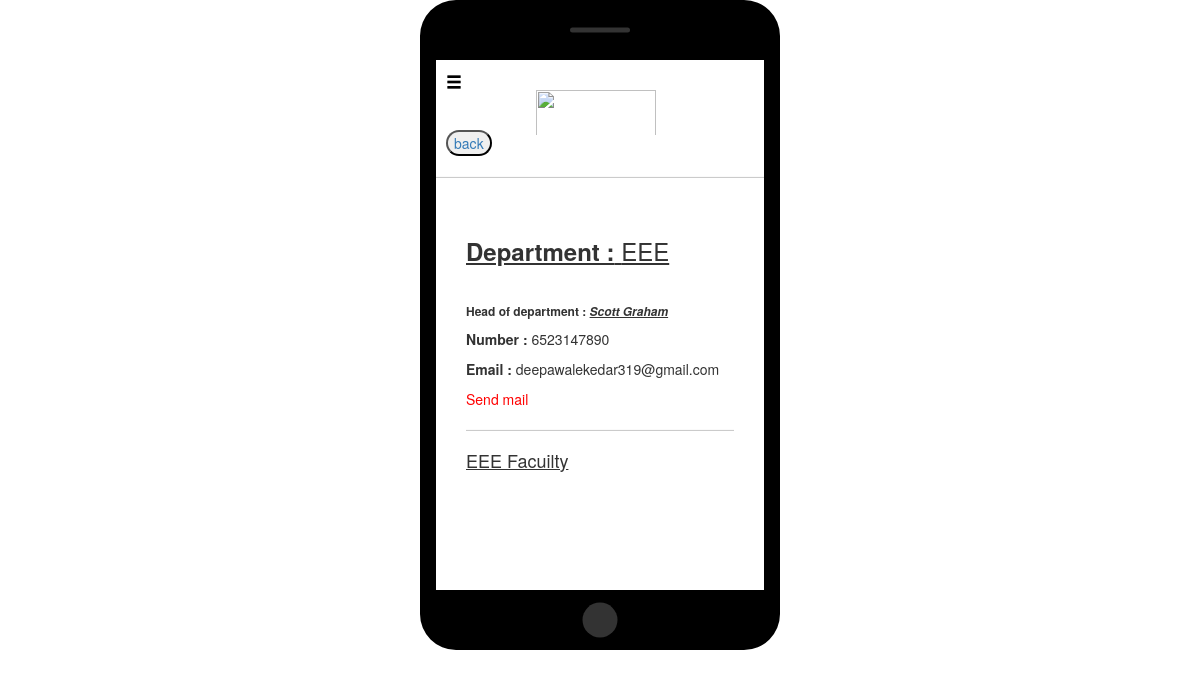
The page /EEE-Facuilty/ (signed in) on the database its author committed.
### digital/models.py (models this page shows, shortened)
class YearModel(models.Model):
	hod = models.CharField(max_length = 120)
	hod_email = models.EmailField()
	hod_pno = models.CharField(max_length=12)
	hod_dept = models.CharField(max_length=120)

### digital/views.py (the view)
# urls.py: url(r'^EEE-Facuilty/$', views.eee_view),
@login_required
def eee_view(request):
	hod = models.YearModel.objects.filter(hod_dept__icontains="EEE")
	eee = models.FacuiltyModel.objects.filter(dept__contains='EEE')
	return render(request,'digital/eee.html',{'eee':eee,'hod':hod})

### templates/digital/eee.html (shortened to what this page needs)
<!doctype html>
{%extends 'digital/base.html'%}
{%block base%}
	<a href="/"><button class="back">back</button></a>
	<hr>
	<div id="oupdf">
		{%for h in hod%}
		<h3><u><strong>Department :</strong> {{h.hod_dept}}</u></h3><br>
		<h6><strong>Head of department : </strong><strong><em><u>{{h.hod}}</u></em></strong></h6>
		<p><strong>Number :</strong> {{h.hod_pno}}</p>
		<p><strong>Email :</strong> {{h.hod_email}}</p>
		<a href="/Share-mail" style="color:red;">Send mail</a><hr>
	{%endfor%}
		<h4><u>EEE Facuilty</u></h4>
	</div>
{%endblock%}

### templates/digital/base.html (style rules this page uses)
.back { margin-left:10px; border-radius:30px; }
#oupdf { margin:20px; padding:10px; margin-top:30px; }

### rows shown on the page
YearModel: hod_dept "EEE", hod "Scott Graham", hod_pno "6523147890", hod_email "deepawalekedar319@gmail.com"
